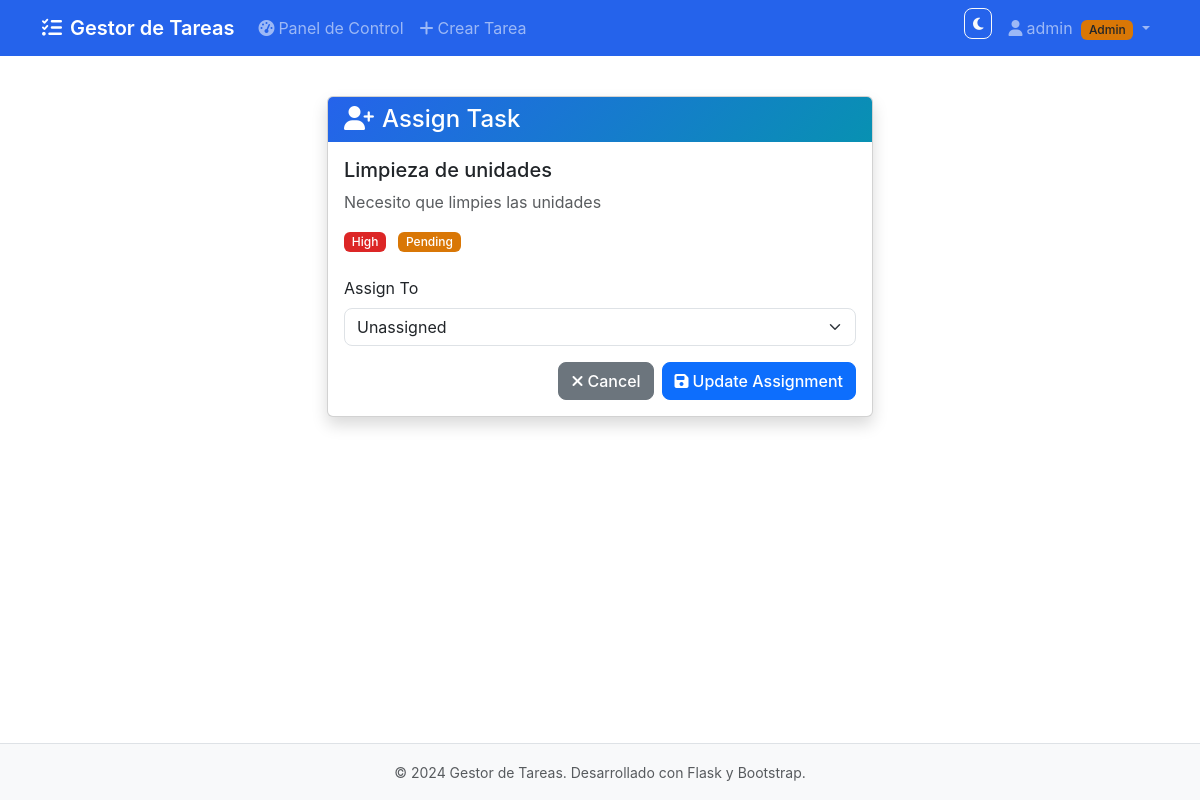
Page /assign_task/1 (signed in) on the committed database.
### models.py (models this page shows, shortened)
class User(UserMixin, db.Model):
    id = db.Column(db.Integer, primary_key=True)
    username = db.Column(db.String(64), unique=True, nullable=False)
    email = db.Column(db.String(120), unique=True, nullable=False)
    password_hash = db.Column(db.String(256), nullable=False)
    is_admin = db.Column(db.Boolean, default=False, nullable=False)
    created_at = db.Column(db.DateTime, default=datetime.utcnow)
    assigned_tasks = db.relationship('Task', foreign_keys='Task.assigned_to_id', backref='assigned_user', lazy=True)

class Task(db.Model):
    id = db.Column(db.Integer, primary_key=True)
    title = db.Column(db.String(200), nullable=False)
    description = db.Column(db.Text)
    start_date = db.Column(db.Date)
    end_date = db.Column(db.Date)
    status = db.Column(db.String(20), default='pending', nullable=False)  # pending, in_progress, completed
    priority = db.Column(db.String(10), default='medium', nullable=False)  # low, medium, high
    created_at = db.Column(db.DateTime, default=datetime.utcnow)
    updated_at = db.Column(db.DateTime, default=datetime.utcnow, onupdate=datetime.utcnow)
    assigned_to_id = db.Column(db.Integer, db.ForeignKey('user.id'))
    created_by_id = db.Column(db.Integer, db.ForeignKey('user.id'), nullable=False)
    created_by = db.relationship('User', foreign_keys=[created_by_id], backref='created_tasks')
    @property
    def status_badge_class(self):
        status_classes = {
            'pending': 'bg-warning',
            'in_progress': 'bg-info',
            'completed': 'bg-success'
        }
        return status_classes.get(self.status, 'bg-secondary')
    @property
    def priority_badge_class(self):
        priority_classes = {
            'low': 'bg-secondary',
            'medium': 'bg-primary',
            'high': 'bg-danger'
        }
        return priority_classes.get(self.priority, 'bg-secondary')

### routes.py (the view, shortened to what this page needs)
@app.route('/assign_task/<int:task_id>', methods=['GET', 'POST'])
@login_required
def assign_task(task_id):
    if not current_user.is_admin:
        flash('Access denied. Admin privileges required.', 'error')
        return redirect(url_for('dashboard'))
    task = Task.query.get_or_404(task_id)
    users = User.query.filter_by(is_admin=False).all()
    return render_template('assign_task.html', task=task, users=users)

### app.py (called while the page is built)
@login_manager.user_loader
def load_user(user_id):
    from models import User
    return User.query.get(int(user_id))

### templates/assign_task.html (shortened to what this page needs)
{% extends "base.html" %}
{% block content %}
<div class="row justify-content-center">
    <div class="col-md-6">
        <div class="card shadow">
            <div class="card-header">
                <h4 class="mb-0">
                    <i class="fas fa-user-plus me-2"></i>Assign Task
                </h4>
            </div>
            <div class="card-body">
                <div class="mb-4">
                    <h5>{{ task.title }}</h5>
                    {% if task.description %}
                    <p class="text-muted">{{ task.description }}</p>
                    {% endif %}
                    <div class="small">
                        <span class="badge {{ task.priority_badge_class }} me-2">{{ task.priority|title }}</span>
                        <span class="badge {{ task.status_badge_class }}">{{ task.status.replace('_', ' ')|title }}</span>
                    </div>
                </div>
                <form method="POST">
                    <div class="mb-3">
                        <label for="assigned_to_id" class="form-label">Assign To</label>
                        <select class="form-select" id="assigned_to_id" name="assigned_to_id">
                            <option value="">Unassigned</option>
                        </select>
                    </div>
                    <div class="d-flex justify-content-end gap-2">
                        <a href="{{ url_for('admin_dashboard') }}" class="btn btn-secondary">
                            <i class="fas fa-times me-1"></i>Cancel
                        </a>
                        <button type="submit" class="btn btn-primary">
                            <i class="fas fa-save me-1"></i>Update Assignment
                        </button>
                    </div>
                </form>
            </div>
        </div>
    </div>
</div>
{% endblock %}

### templates/base.html (shortened to what this page needs)
<!DOCTYPE html>
<html lang="es-AR" data-bs-theme="light">
<head>
    <link href="https://cdn.jsdelivr.net/npm/bootstrap@5.3.2/dist/css/bootstrap.min.css" rel="stylesheet">
    <link rel="stylesheet" href="https://cdnjs.cloudflare.com/ajax/libs/font-awesome/6.4.0/css/all.min.css">
    <link rel="stylesheet" href="{{ url_for('static', filename='css/style.css') }}">
</head>
<body>
    {% if current_user.is_authenticated %}
    <nav class="navbar navbar-expand-lg navbar-dark bg-primary">
        <div class="container">
            <a class="navbar-brand" href="{{ url_for('index') }}">
                <i class="fas fa-tasks me-2"></i>Gestor de Tareas
            </a>
            <div class="collapse navbar-collapse" id="navbarNav">
                <ul class="navbar-nav me-auto">
                    {% if current_user.is_admin %}
                    <li class="nav-item">
                        <a class="nav-link" href="{{ url_for('admin_dashboard') }}">
                            <i class="fas fa-tachometer-alt me-1"></i>Panel de Control
                        </a>
                    </li>
                    <li class="nav-item">
                        <a class="nav-link" href="{{ url_for('create_task') }}">
                            <i class="fas fa-plus me-1"></i>Crear Tarea
                        </a>
                    </li>
                    {% else %}
                    <li class="nav-item">
                        <a class="nav-link" href="{{ url_for('dashboard') }}">
                            <i class="fas fa-tachometer-alt me-1"></i>Mis Tareas
                        </a>
                    </li>
                    {% endif %}
                </ul>
                <ul class="navbar-nav">
                    <li class="nav-item">
                        <button class="btn btn-outline-light btn-sm me-2" onclick="toggleDarkMode()">
                            <i class="fas fa-moon" id="theme-icon"></i>
                        </button>
                    </li>
                    <li class="nav-item dropdown">
                        <a class="nav-link dropdown-toggle" href="#" role="button" data-bs-toggle="dropdown">
                            <i class="fas fa-user me-1"></i>{{ current_user.username }}
                            {% if current_user.is_admin %}
                            <span class="badge bg-warning text-dark ms-1">Admin</span>
                            {% endif %}
                        </a>
                    </li>
                </ul>
            </div>
        </div>
    </nav>
    {% endif %}
    <main class="container mt-4 mb-5">
        {% block content %}{% endblock %}
    </main>
    <footer class="bg-light mt-auto py-3">
        <div class="container text-center">
            <small class="text-muted">
                © 2024 Gestor de Tareas. Desarrollado con Flask y Bootstrap.
            </small>
        </div>
    </footer>
</body>
</html>

### static/css/style.css (style rules this page uses)
:root { --bs-primary: #2563eb; --bs-primary-rgb: 37, 99, 235; --bs-secondary: #64748b; --bs-secondary-rgb: 100, 116, 139; --bs-success: #059669; --bs-success-rgb: 5, 150, 105; --bs-warning: #d97706; --bs-warning-rgb: 217, 119, 6; --bs-danger: #dc2626; --bs-danger-rgb: 220, 38, 38; --bs-info: #0891b2; --bs-info-rgb: 8, 145, 178; }
body { min-height: 100vh; display: flex; flex-direction: column; font-family: -apple-system, BlinkMacSystemFont, 'Segoe UI', Roboto, Oxygen, Ubuntu, Cantarell, sans-serif; transition: background-color 0.3s ease, color 0.3s ease; }
main { flex: 1; }
.card-header { background: linear-gradient(135deg, var(--bs-primary), var(--bs-info)); color: white; border-bottom: none; }
.badge { font-size: 0.75rem; font-weight: 500; }
.btn { transition: all 0.2s ease; border-radius: 0.5rem; font-weight: 500; }
.form-control, .form-select { border-radius: 0.5rem; border: 1px solid var(--bs-border-color); transition: border-color 0.2s ease, box-shadow 0.2s ease; }
.navbar-brand { font-weight: 600; font-size: 1.25rem; }
footer { background-color: var(--bs-secondary-bg) !important; border-top: 1px solid var(--bs-border-color); }
* { transition: background-color 0.3s ease, color 0.3s ease, border-color 0.3s ease; }

### rows in the picture
User: username "admin"
Task: title "Limpieza de unidades", description "Necesito que limpies las unidades", priority "High", status.replace "Pending"
